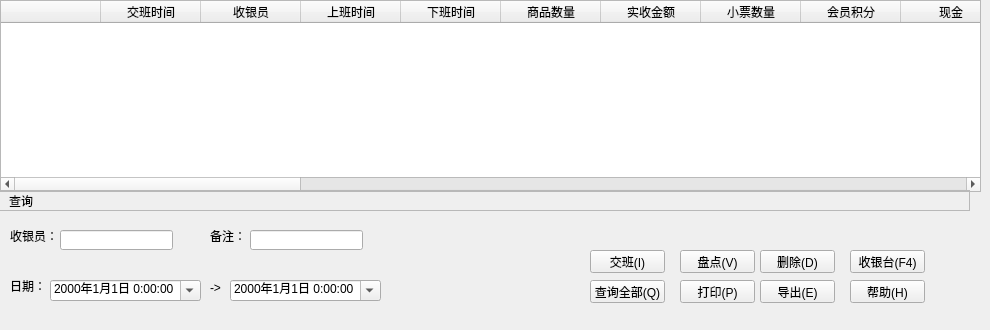
             <widget class="QWidget" name="tab_29">
              <attribute name="title">
               <string>交班统计</string>
              </attribute>
              <widget class="QTableWidget" name="tableWidget_29">
               <property name="geometry">
                <rect>
                 <x>0</x>
                 <y>0</y>
                 <width>981</width>
                 <height>192</height>
                </rect>
               </property>
               <column>
                <property name="text">
                 <string/>
                </property>
               </column>
               <column>
                <property name="text">
                 <string>交班时间</string>
                </property>
               </column>
               <column>
                <property name="text">
                 <string>收银员</string>
                </property>
               </column>
               <column>
                <property name="text">
                 <string>上班时间</string>
                </property>
               </column>
               <column>
                <property name="text">
                 <string>下班时间</string>
                </property>
               </column>
               <column>
                <property name="text">
                 <string>商品数量</string>
                </property>
               </column>
               <column>
                <property name="text">
                 <string>实收金额</string>
                </property>
               </column>
               <column>
                <property name="text">
                 <string>小票数量</string>
                </property>
               </column>
               <column>
                <property name="text">
                 <string>会员积分</string>
                </property>
               </column>
               <column>
                <property name="text">
                 <string>现金</string>
                </property>
               </column>
               <column>
                <property name="text">
                 <string>储值卡</string>
                </property>
               </column>
               <column>
                <property name="text">
                 <string>银行卡</string>
                </property>
               </column>
               <column>
                <property name="text">
                 <string>代金券</string>
                </property>
               </column>
               <column>
                <property name="text">
                 <string>商品数量</string>
                </property>
               </column>
               <column>
                <property name="text">
                 <string>商品金额</string>
                </property>
               </column>
               <column>
                <property name="text">
                 <string>商品数量</string>
                </property>
               </column>
               <column>
                <property name="text">
                 <string>商品金额</string>
                </property>
               </column>
               <column>
                <property name="text">
                 <string>商品数量</string>
                </property>
               </column>
               <column>
                <property name="text">
                 <string>零售金额</string>
                </property>
               </column>
               <column>
                <property name="text">
                 <string>折扣金额</string>
                </property>
               </column>
               <column>
                <property name="text">
                 <string>实收金额</string>
                </property>
               </column>
               <column>
                <property name="text">
                 <string>小票数量</string>
                </property>
               </column>
               <column>
                <property name="text">
                 <string>会员积分</string>
                </property>
               </column>
               <column>
                <property name="text">
                 <string>充值收款</string>
                </property>
               </column>
               <column>
                <property name="text">
                 <string>充值金额</string>
                </property>
               </column>
               <column>
                <property name="text">
                 <string>商品数量</string>
                </property>
               </column>
               <column>
                <property name="text">
                 <string>实退金额</string>
                </property>
               </column>
               <column>
                <property name="text">
                 <string>小票数量</string>
                </property>
               </column>
               <column>
                <property name="text">
                 <string>会员积分</string>
                </property>
               </column>
               <column>
                <property name="text">
                 <string>备注</string>
                </property>
               </column>
              </widget>
              <widget class="QWidget" name="toolWidget_57" native="true">
               <property name="geometry">
                <rect>
                 <x>0</x>
                 <y>190</y>
                 <width>971</width>
                 <height>131</height>
                </rect>
               </property>
               <widget class="QPushButton" name="pushButton_474">
                <property name="geometry">
                 <rect>
                  <x>680</x>
                  <y>90</y>
                  <width>75</width>
                  <height>23</height>
                 </rect>
                </property>
                <property name="text">
                 <string>打印(P)</string>
                </property>
               </widget>
               <widget class="QPushButton" name="pushButton_475">
                <property name="geometry">
                 <rect>
                  <x>760</x>
                  <y>90</y>
                  <width>75</width>
                  <height>23</height>
                 </rect>
                </property>
                <property name="text">
                 <string>导出(E)</string>
                </property>
               </widget>
               <widget class="QPushButton" name="pushButton_476">
                <property name="geometry">
                 <rect>
                  <x>850</x>
                  <y>90</y>
                  <width>75</width>
                  <height>23</height>
                 </rect>
                </property>
                <property name="text">
                 <string>帮助(H)</string>
                </property>
               </widget>
               <widget class="QFrame" name="frame_63">
                <property name="geometry">
                 <rect>
                  <x>-1</x>
                  <y>0</y>
                  <width>971</width>
                  <height>21</height>
                 </rect>
                </property>
                <property name="frameShape">
                 <enum>QFrame::StyledPanel</enum>
                </property>
                <property name="frameShadow">
                 <enum>QFrame::Raised</enum>
                </property>
                <widget class="QLabel" name="label_569">
                 <property name="geometry">
                  <rect>
                   <x>10</x>
                   <y>0</y>
                   <width>31</width>
                   <height>21</height>
                  </rect>
                 </property>
                 <property name="text">
                  <string>查询</string>
                 </property>
                </widget>
               </widget>
               <widget class="QLabel" name="label_177">
                <property name="geometry">
                 <rect>
                  <x>10</x>
                  <y>40</y>
                  <width>54</width>
                  <height>12</height>
                 </rect>
                </property>
                <property name="text">
                 <string>收银员：</string>
                </property>
               </widget>
               <widget class="QLabel" name="label_179">
                <property name="geometry">
                 <rect>
                  <x>210</x>
                  <y>40</y>
                  <width>54</width>
                  <height>12</height>
                 </rect>
                </property>
                <property name="text">
                 <string>备注：</string>
                </property>
               </widget>
               <widget class="QLineEdit" name="lineEdit_47">
                <property name="geometry">
                 <rect>
                  <x>60</x>
                  <y>40</y>
                  <width>113</width>
                  <height>20</height>
                 </rect>
                </property>
               </widget>
               <widget class="QLineEdit" name="lineEdit_49">
                <property name="geometry">
                 <rect>
                  <x>250</x>
                  <y>40</y>
                  <width>113</width>
                  <height>20</height>
                 </rect>
                </property>
               </widget>
               <widget class="QLabel" name="label_570">
                <property name="geometry">
                 <rect>
                  <x>10</x>
                  <y>90</y>
                  <width>54</width>
                  <height>12</height>
                 </rect>
                </property>
                <property name="text">
                 <string>日期：</string>
                </property>
               </widget>
               <widget class="QLabel" name="label_571">
                <property name="geometry">
                 <rect>
                  <x>210</x>
                  <y>90</y>
                  <width>21</width>
                  <height>16</height>
                 </rect>
                </property>
                <property name="text">
                 <string>-&gt;</string>
                </property>
               </widget>
               <widget class="QDateTimeEdit" name="dateTimeEdit_108">
                <property name="geometry">
                 <rect>
                  <x>230</x>
                  <y>90</y>
                  <width>151</width>
                  <height>21</height>
                 </rect>
                </property>
                <property name="dateTime">
                 <datetime>
                  <hour>0</hour>
                  <minute>0</minute>
                  <second>0</second>
                  <year>2000</year>
                  <month>1</month>
                  <day>1</day>
                 </datetime>
                </property>
                <property name="displayFormat">
                 <string>yyyy年M月d日 H:mm:ss</string>
                </property>
                <property name="calendarPopup">
                 <bool>true</bool>
                </property>
               </widget>
               <widget class="QDateTimeEdit" name="dateTimeEdit_109">
                <property name="geometry">
                 <rect>
                  <x>50</x>
                  <y>90</y>
                  <width>151</width>
                  <height>21</height>
                 </rect>
                </property>
                <property name="dateTime">
                 <datetime>
                  <hour>0</hour>
                  <minute>0</minute>
                  <second>0</second>
                  <year>2000</year>
                  <month>1</month>
                  <day>1</day>
                 </datetime>
                </property>
                <property name="displayFormat">
                 <string>yyyy年M月d日 H:mm:ss</string>
                </property>
                <property name="calendarPopup">
                 <bool>true</bool>
                </property>
               </widget>
               <widget class="QPushButton" name="pushButton_3">
                <property name="geometry">
                 <rect>
                  <x>590</x>
                  <y>90</y>
                  <width>75</width>
                  <height>23</height>
                 </rect>
                </property>
                <property name="text">
                 <string>查询全部(Q)</string>
                </property>
               </widget>
               <widget class="QPushButton" name="pushButton_477">
                <property name="geometry">
                 <rect>
                  <x>680</x>
                  <y>60</y>
                  <width>75</width>
                  <height>23</height>
                 </rect>
                </property>
                <property name="text">
                 <string>盘点(V)</string>
                </property>
               </widget>
               <widget class="QPushButton" name="pushButton_478">
                <property name="geometry">
                 <rect>
                  <x>850</x>
                  <y>60</y>
                  <width>75</width>
                  <height>23</height>
                 </rect>
                </property>
                <property name="text">
                 <string>收银台(F4)</string>
                </property>
               </widget>
               <widget class="QPushButton" name="pushButton_479">
                <property name="geometry">
                 <rect>
                  <x>760</x>
                  <y>60</y>
                  <width>75</width>
                  <height>23</height>
                 </rect>
                </property>
                <property name="text">
                 <string>删除(D)</string>
                </property>
               </widget>
               <widget class="QPushButton" name="pushButton_480">
                <property name="geometry">
                 <rect>
                  <x>590</x>
                  <y>60</y>
                  <width>75</width>
                  <height>23</height>
                 </rect>
                </property>
                <property name="text">
                 <string>交班(I)</string>
                </property>
               </widget>
              </widget>
             </widget>
